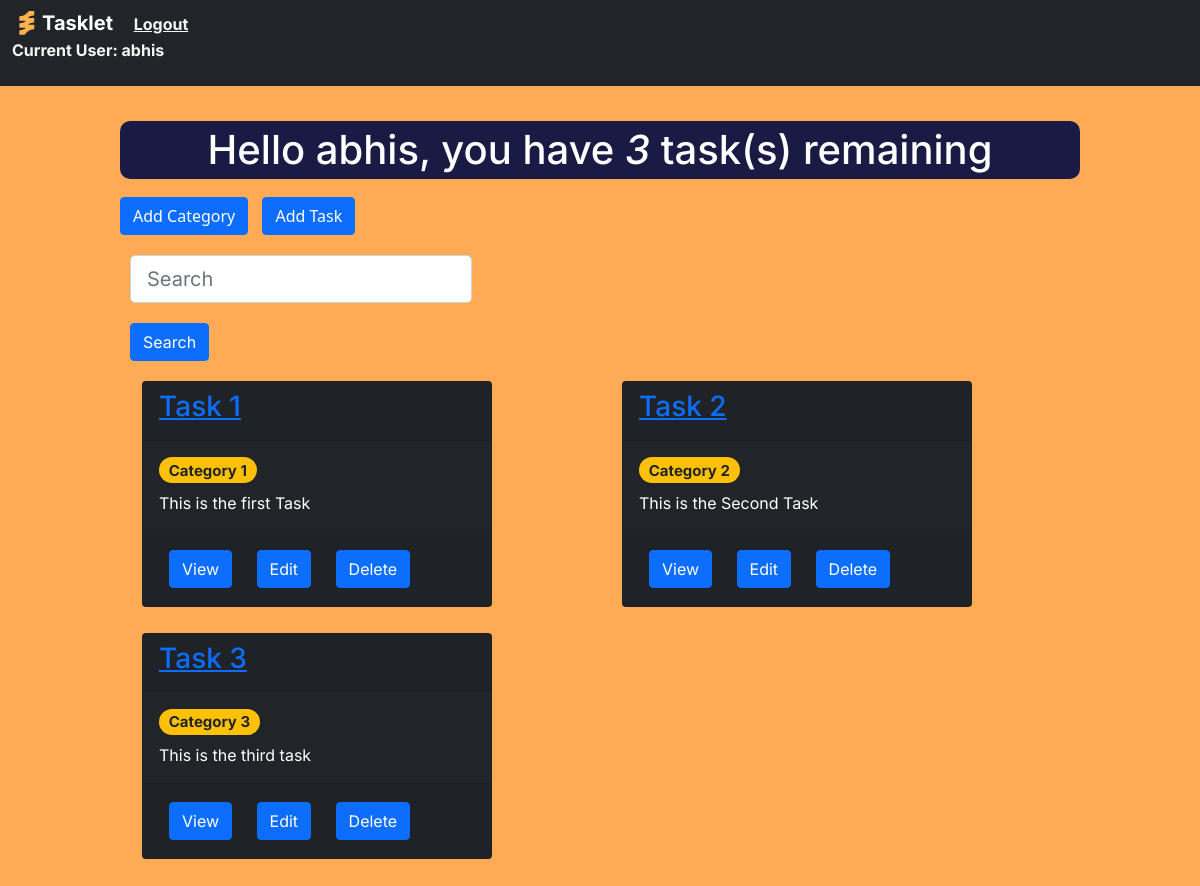
The app's page / (signed in), older data.
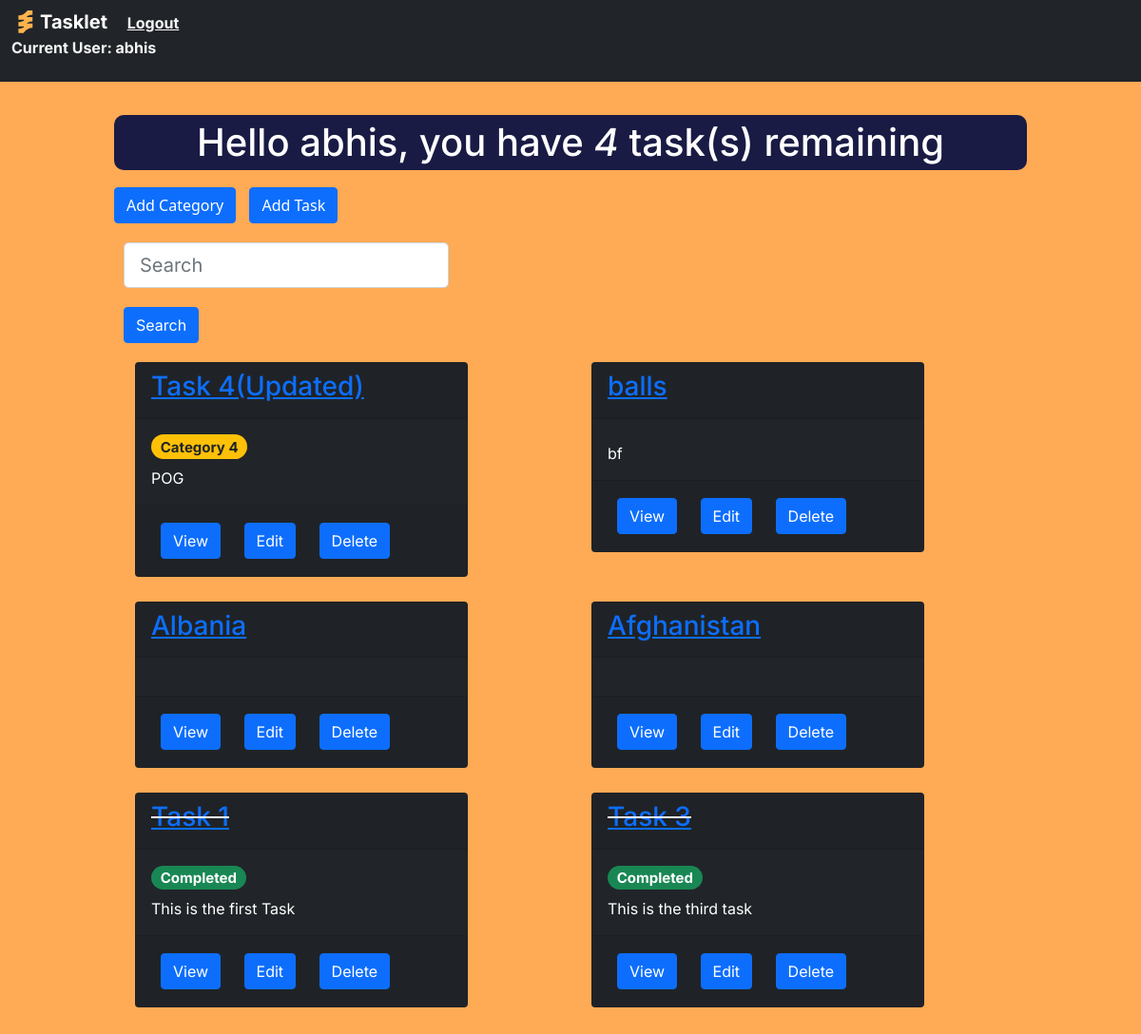
The same page, newer data.
### base/models.py (models this page shows, shortened)
class Task(models.Model):
     Task_Category = models.ForeignKey(Category, on_delete=models.CASCADE, null=True, blank=True)
     user = models.ForeignKey(User, on_delete=models.CASCADE, null=True, blank=True)
     title = models.CharField(max_length=250)
     description = models.TextField(null=True, blank=True)
     complete = models.BooleanField(default=False)
     created = models.DateTimeField(auto_now_add=True)
     class Meta:
          ordering = ['complete']

class Category(models.Model):
     Category_User = models.ForeignKey(User, on_delete=models.CASCADE, null=True, blank=True)
     Header = models.CharField(max_length=250, null=True, blank=True)

### base/views.py (the view)
# urls.py: path('', TaskList.as_view(), name="tasks"),
class TaskList(LoginRequiredMixin,ListView):
     model = Task
     context_object_name = "tasks"
     template_name = "base/tasks.html"
     def get_context_data(self, **kwargs):
          context = super().get_context_data(**kwargs)
          context['tasks'] = context['tasks'].filter(user=self.request.user)
          context['count'] = context['tasks'].filter(complete=False).count()
          search_input = self.request.GET.get('search') or ''
          if search_input:
               context['tasks'] = context['tasks'].filter(
                title__icontains=search_input)
          context['search_input'] = search_input
          return context

### base/templates/base/tasks.html
{% extends 'base/main.html' %}
{% block content%}
<div style="background-color: #191b44; border-radius: 10px;">
<div>
<h1 style="text-align: center; color: white; font-family: 'Inter', sans-serif; padding: 5px;">
    Hello {{request.user}}, you have <i>{{count}}</i> task(s) remaining
</h1>
</div>
</div>
<a class="btn btn-primary" href="{% url 'categories' %}">Add Category</a>
<a class="btn btn-primary" href="{% url 'create-task' %}" style="margin: 10px;">Add Task</a>
<div class="input-group">
<form style="" method="GET">
    <input style="margin: 10px;" class="form-control form-control-lg"placeholder="Search" aria-label="Search" aria-describedby="search-addon" type="text" name="search" value="{{search_input}}"/>
    <input style="margin: 10px;" class="btn btn-primary" type="submit" value="Search">
</form>
</div>
<div class="container-fluid" style="font-family: 'Inter', sans-serif; display: grid; grid">
    <div class="row">
    {% for task in tasks %}
        <div class="col">
            <div class="card text-white bg-dark mb-3" style="max-width: 350px; min-width: 350px; margin: 10px;">
                {% if task.complete %}
                <div class="card-header"><h3><s><a href="{% url 'task' task.id %}">{{task.title}}</a></s></h3></div>
                {% else %}
                <div class="card-header"><h3><a href="{% url 'task' task.id %}">{{task.title}}</a></h3></div>
                {% endif %}
                <div class="card-body">
                    {% if task.complete %}
                    <h5 class="card-title"><span class="badge rounded-pill bg-success">Completed</span></h5>
                    {% else %}
                  <h5 class="card-title"><span class="badge rounded-pill bg-warning text-dark">{{task.Task_Category.Header}}</span></h5>
                  {% endif %}
                  <p class="card-text">{{task.description}}</p>
                </div>
                <div class="card-footer">
                    <a class="btn btn-primary" href="{% url 'task' task.id %}" style="margin: 10px;">View</a>
                    <a class="btn btn-primary" href="{% url 'update-task' task.id %}" style="margin: 10px;">Edit</a>
                    <a class="btn btn-primary" href="{% url 'delete-task' task.id %}" style="margin: 10px;">Delete</a>
                </div>
            </div>
        </div>
    {% empty %}
    <div class="alert alert-dark" role="alert" style="max-width: 18rem; background-color: #2a2734; color: white;">
        No Tasks Created
      </div>
    {% endfor %}
        </div>
</div>
{% endblock content%}

Row changes from the older to the newer data that the page shows:
removed Task: title "Task 2", Task_Category.Header "Category 2", description "This is the Second Task"
added Task: title "Task 4(Updated)", Task_Category.Header "Category 4", description "POG"
added Task: title "balls", description "bf"
added Task: title "Albania"
added Task: title "Afghanistan"
changed Task "Task 1": complete False → True (drawn); Task_Category.Header "Category 1" → (not shown)
changed Task "Task 3": complete False → True (drawn); Task_Category.Header "Category 3" → (not shown)
Text that changed along with them:
{{ count }}: "3" → "4"
